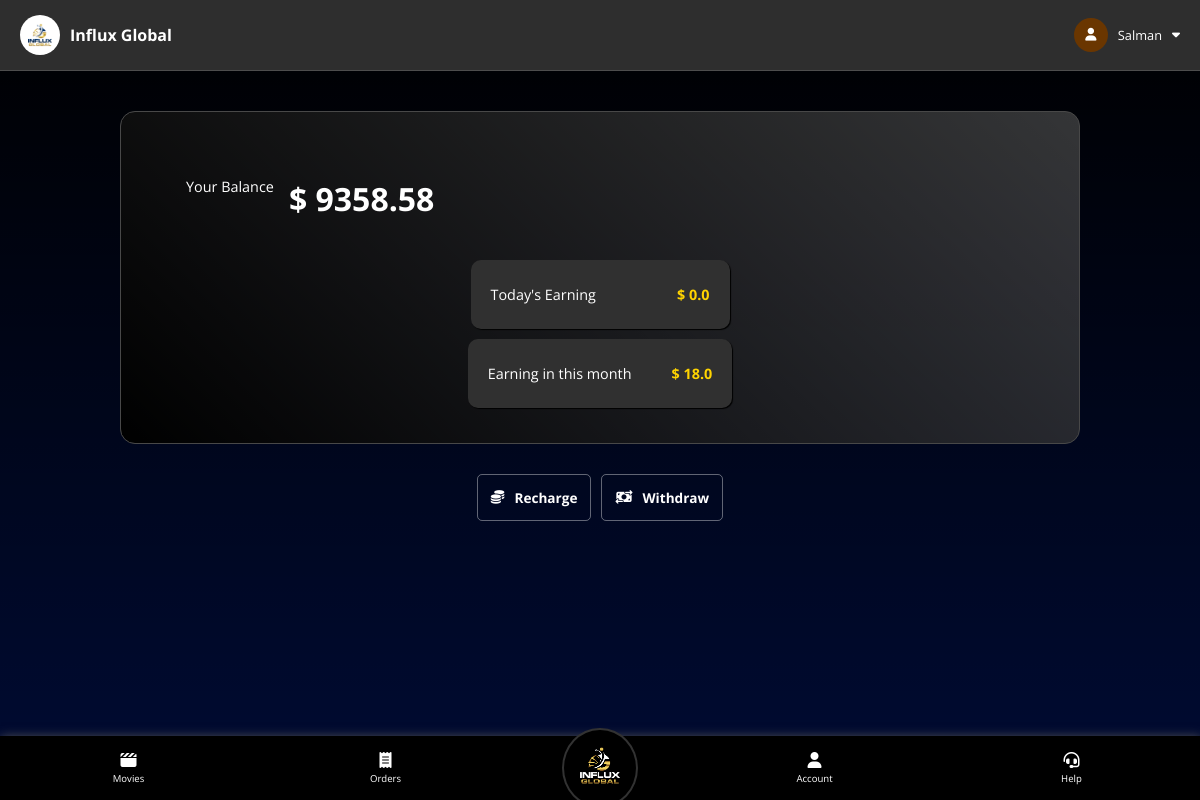
Page /user/wallet (signed in) on the committed database.
### backend.py (models this page shows)
class users(db.Model):
    user_id = db.Column(db.String(50), primary_key=True, nullable=False)
    name = db.Column(db.String(50), nullable=False, unique=False)
    email = db.Column(db.String, nullable=True, unique=False)
    phone = db.Column(db.String(50), nullable=False, unique=True)
    password = db.Column(db.String(50), nullable=False, unique=False)
    country = db.Column(db.String(20), nullable=False, unique=False)
    account_status = db.Column(db.String(20), nullable=True, unique=False)
    selfReferalCode = db.Column(db.String(50), nullable=False, unique=True)
    joiningReferalCode = db.Column(db.String(50), nullable=False, unique=False)
    level = db.Column(db.Integer, nullable=False, unique=False)
    purchased_tickets = db.Column(db.String, nullable=True, unique=False)
    payment_requests = db.Column(db.String, nullable=True, unique=False)
    overall_referals = db.Column(db.Integer, nullable=False, unique=False)
    overall_deposit = db.Column(db.Float, nullable=False, unique=False)
    wallet_balance = db.Column(db.Float, nullable=False, unique=False)
    experience_money = db.Column(db.Float, nullable=True, unique=False)
    overall_earning = db.Column(db.Float, nullable=False, unique=False)
    today_earning = db.Column(db.Float, nullable=False, unique=False)
    monthly_earning = db.Column(db.Float, nullable=False, unique=False)

### backend.py (the view)
@app.route("/user/wallet", methods=["GET"])
def user_wallet():
    if request.method == "GET":
        if "user" in session:
            user_id = session["user"]
            selected_user = users.query.filter_by(user_id = user_id).first()
            if selected_user:
                return render_template("user/wallet.html", user=selected_user, currentPagespanText="Wallet", round=round, get_dpImg_src=get_dpImg_src)
            else:
                session.pop("user")
                return redirect("/")
        else:
            return redirect("/")

### backend.py (called while the page is built)
@app.route("/get-dp-img-src/<string:user_id>", methods=["GET"])
def get_dpImg_src(user_id):
    user_dp_folder = os.path.join(app.config['UPLOAD_FOLDER'], "dp", user_id)
    if os.path.exists(user_dp_folder):
        dp_filename = os.listdir(user_dp_folder)[0]
        img_src = "/" + os.path.join(user_dp_folder, dp_filename)
        return img_src
    else:
        return False

### flask_maintenance/__init__.py (called while the page is built)
    def _handler(self):
        actx = _app_ctx_stack.top
        rctx = _request_ctx_stack.top
        if actx and rctx:
            if request.endpoint not in FILTERED_ROUTES:
                ins_path = os.path.join(current_app.instance_path,
                                        'under_maintenance')
                if os.path.exists(ins_path) and os.path.isfile(ins_path):
                    abort(503)

### templates/user/wallet.html (shortened to what this page needs)
{% extends 'user/home.html' %}
{% block main %}
<div class="container" id="walletContainer">
    <div class="walletMain">
        <div class="balanceContainer">
            <span class="heading">Your Balance</span>
            <span class="text">&dollar; {{ round(user.wallet_balance, 2) }}</span>
        </div>
        <span class="amountBlock">
            Today's Earning <strong>&dollar; {{ round(user.today_earning, 2) }}</strong>
        </span>
        <span class="amountBlock">
            Earning in this month <strong>&dollar; {{ round(user.monthly_earning, 2) }}</strong>
        </span>
    </div>
    <div class="actions">
        <a href="/user/recharge" class="btn btnWithIcon">
            <i class="fa-solid fa-coins"></i>
            <span>Recharge</span>
            <a href="/user/withdraw" class="btn btnWithIcon">
                <i class="fa-solid fa-money-bill-transfer"></i>
                <span>Withdraw</span>
            </a>
    </div>
</div>
{% endblock main %}

### templates/user/home.html (shortened to what this page needs)
<!doctype html>
<html lang="en">
<head>
    <link rel="stylesheet" href="/static/css/comman.css">
    <link rel="stylesheet" href="/static/css/user/style.css">
</head>
<body>
    {% block topbar %}
    <div id="topBar">
        <div class="block" style="padding: 5px 10px;">
            <span class="btnWithIcon">
                <img src="/static/img/favicons/apple-touch-icon.png" alt="logo" class="topBarLogo">
                <span style="font-weight: bold;">Influx Global</span>
            </span>
        </div>
        <div class="block" style="font-size: 0.8rem; cursor: pointer;">
            <span class="btnWithIcon topBarSpan" id="profileSpan">
                <div class="profilePicWrapper small">
                    {% if get_dpImg_src(user.user_id) %}
                    <img class="dpImg" src="{{get_dpImg_src(user.user_id)}}" alt="DP">
                    {% else %}
                    <i class="fa-solid fa-user" style="color: #ffffff;"></i>
                    {% endif %}
                </div>
                <span>{{user.name}}</span>
                <i class="fa-solid fa-caret-down"></i>
            </span>
        </div>
    </div>
    {% endblock topbar %}
    {% block main %}{% endblock main %}
    {% block nav %}
    <nav>
        <a href="/user" class="navlink navlinkWithIcon">
            <i class="fa-solid fa-clapperboard"></i>
            <span>Movies</span>
        </a>
        <a href="/user/orders" class="navlink navlinkWithIcon">
            <i class="fa-solid fa-receipt"></i>
            <span>Orders</span>
        </a>
        <a href="/user-home" id="navLogoLink">
            <img id="navLogo" src="{{ url_for('static', filename='img/logos/Png/Influx-global-logo-Final-Files-04.png') }}" alt="">
        </a>
        <a href="/user/account" class="navlink navlinkWithIcon">
            <i class="fa-solid fa-user"></i>
            <span>Account</span>
        </a>
        <a href="/user/help" class="navlink navlinkWithIcon">
            <i class="fa-solid fa-headset"></i>
            <span>Help</span>
        </a>
    </nav>
    {% endblock nav %}
</body>
</html>

### static/css/comman.css (style rules this page uses)
* { padding: 0px; margin: 0px; color: white; font-family: 'Montserrat', sans-serif; font-family: 'Nunito', sans-serif; font-family: 'Open Sans', sans-serif; }
html { scroll-behavior: smooth; }
a.btn { text-decoration: none; }
a.navlink { text-decoration: none; }
.btn, .navlink { font-size: 0.85rem; }
.btn { background: none; border: none; padding: 13px; border-radius: 5px; font-weight: bold; text-align: center; }
.btnWithIcon { display: flex; align-items: center; justify-content: center; column-gap: 10px; }
.profilePicWrapper { border-radius: 100%; background-color: #0a4c9f; background-color: #6a3600; display: flex; align-items: center; justify-content: center; overflow: hidden; position: relative; }
.profilePicWrapper.small { width: 34px; height: 34px; }

### static/css/user/style.css (style rules this page uses)
body { background: linear-gradient(180deg, black, transparent); background-color: #000b34; min-height: 100vh; }
nav { display: flex; justify-content: space-around; align-items: center; background-color: #001118; background-color: black; position: fixed; width: 100vw; bottom: 0px; z-index: 1; height: 4.5rem; box-shadow: 1px 1px 10px #565656; }
#navLogoLink { background-color: black; border-radius: 100%; border: 2px solid #323232; margin: 0px 4%; }
#navLogo { width: 6vw; width: 5.5rem; }
.navlink { font-size: 1rem; }
.navlink.navlinkWithIcon { display: flex; flex-direction: column; justify-content: center; align-items: center; row-gap: 4px; height: 100%; width: 100%; height: 100%; }
.navlink.navlinkWithIcon i { font-size: 2vw; font-size: 1rem; }
.container { padding-top: 5vh; padding-bottom: 20vh; padding-right: 10vw; padding-left: 10vw; }
#topBar { display: flex; justify-content: space-between; align-items: center; border-bottom: 1px solid #ffffff26; position: sticky; top: 0px; backdrop-filter: blur(54px); background-color: #2e2e2e; z-index: 1; padding: 10px; }
.topBarLogo { width: 40px; border-radius: 87%; }
#profileSpan { padding: 5px 10px; }
@media screen and (max-width: 1431px) { nav { height: 4rem; justify-content: normal; } }
@media screen and (max-width: 1431px) { .navlink { font-size: 0.6rem; } }
@media screen and (max-width: 1431px) { .navlink.navlinkWithIcon { width: 100%; } }
@media screen and (max-width: 1431px) { .navlink.navlinkWithIcon i { font-size: 1rem; } }
@media screen and (max-width: 1431px) { #navLogo { width: 4.5rem; } }

### templates/user/wallet.html (style rules this page uses)
#walletContainer { border-radius: 15px; display: flex; flex-direction: column; row-gap: 30px; }
.walletMain { background: linear-gradient(45deg, black, transparent); background-color: #505050a6; display: flex; flex-direction: column; border-radius: 15px; padding: 35px; align-items: center; row-gap: 10px; border: 1px solid #484848; }
.balanceContainer { padding: inherit; display: flex; justify-content: space-around; padding: 30px; align-self: flex-start; column-gap: 15px; }
.balanceContainer .heading { font-size: 0.9rem; }
.balanceContainer .text { font-weight: bold; font-size: 2rem; }
#walletContainer .actions { display: flex; align-items: center; justify-content: center; column-gap: 10px; }
#walletContainer .actions .btn { border: 1px solid #ffffff61; border-radius: 5px; }
span strong { color: #ffd400; margin-left: 20px; }
.amountBlock { padding: 25px 20px; min-width: 219px; border-radius: 10px; background-color: #303030; font-size: 0.9rem; display: flex; justify-content: space-between; box-shadow: 1px 1px 1px black; column-gap: 20px; row-gap: 20px; flex-wrap: wrap; align-items: center; }

### rows in the picture
users: name "Salman", wallet_balance "9358.58", today_earning "0.0", monthly_earning "18.0"
